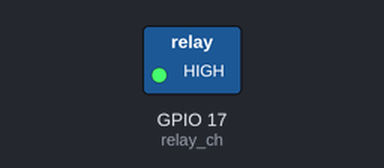
Recording of a program running on a simulated Raspberry Pi (BCM pin numbers). Parts: switched loads named in the program (green lamp = pin HIGH). At 5.0 s the program stops and its outputs stay as they are.

Above: at 0.1 s.
At 5.1 s:
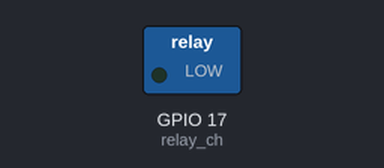
Timing chart, 0 to 6.5 s (numbered marks = the images above):
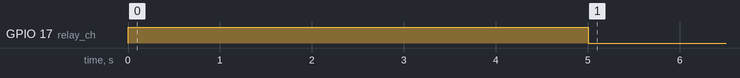

Measured:
- by itself, GPIO 17 (relay_ch): LOW → HIGH at 0.00 s, → LOW 5.0 s later

The program:

led.py
```python
import time
import RPi.GPIO as GPIO

relay_ch = 17

GPIO.setwarnings(False)
GPIO.setmode(GPIO.BCM)

GPIO.setup(relay_ch, GPIO.OUT)
GPIO.output(relay_ch, GPIO.HIGH)
time.sleep(5)
GPIO.output(relay_ch, GPIO.LOW)
GPIO.cleanup()
```
